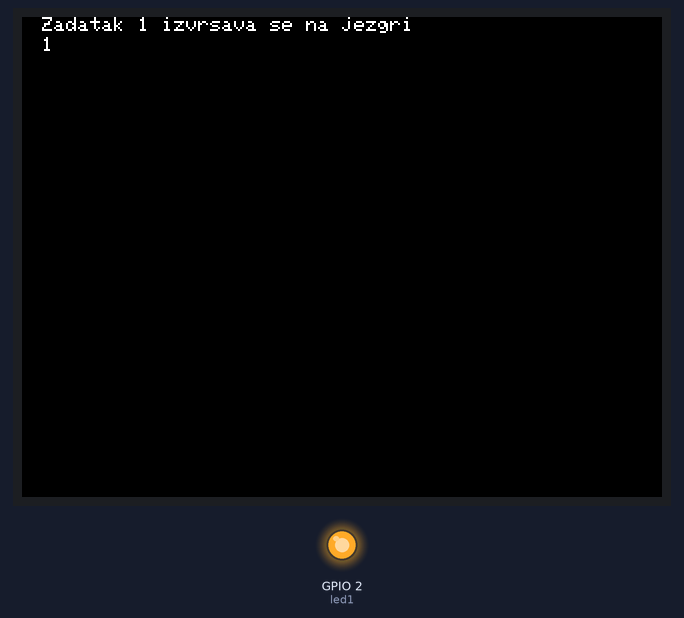
Simulated run of this sketch. Board: ESP32. Parts: 320×240 colour display, output pins drawn as LEDs (lit = HIGH). What the sketch prints to the serial monitor is not drawn.

Above: at 0.3 s.
At 1.3 s:
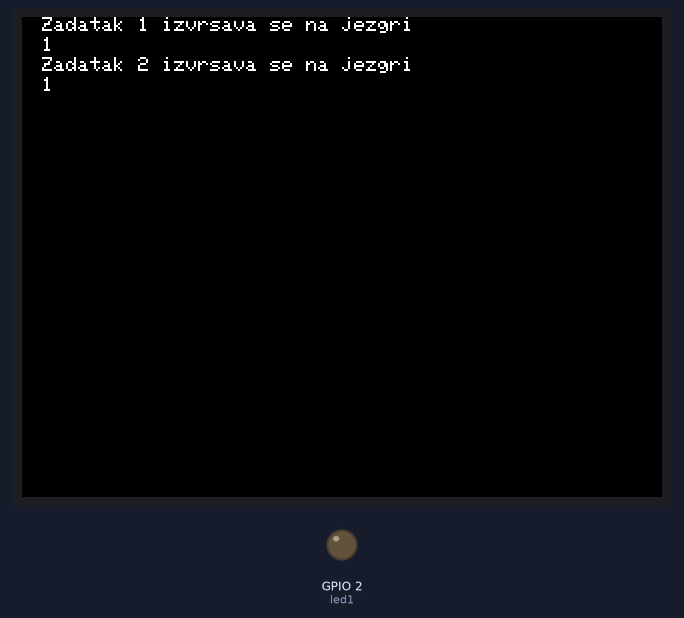
At 14.3 s:
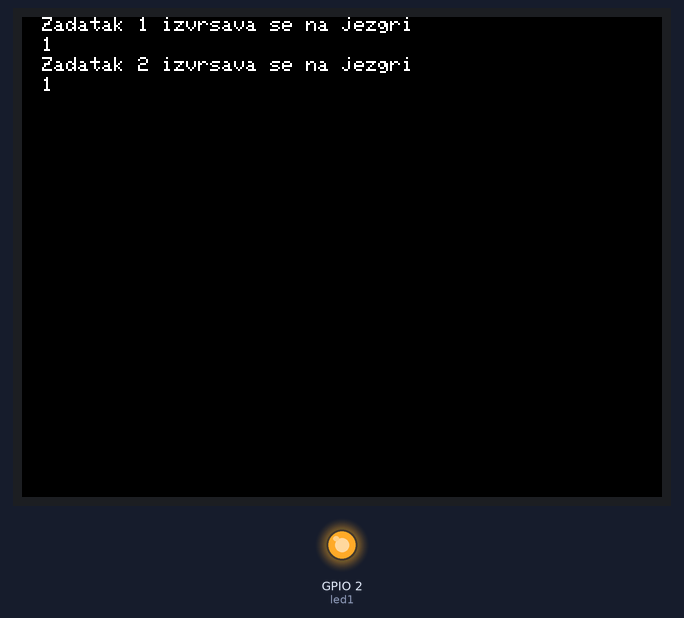
Timing chart, 0 to 130.0 s (numbered marks = the images above):
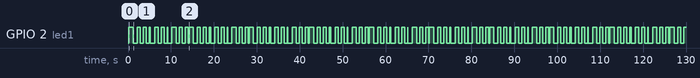

The sketch:

Dual_core.ino
```cpp
#include <gfxfont.h>
#include <Adafruit_GFX.h>
#include <Adafruit_ILI9341.h>

/* Display */
#define TFT_DC 21
#define TFT_CS 5

/* color definition */
#define WHITE  0xFFFF
#define BLACK  0x0000

/* Display library*/
Adafruit_ILI9341 tft = Adafruit_ILI9341(TFT_CS, TFT_DC);

TaskHandle_t Task1;
TaskHandle_t Task2;

// LED pins
const int led1 = 2;
const int led2 = 2; // moguće zamjeniti drugom LED-icom na drugom PIN-u

void setup() {
tft.begin();
tft.setRotation(3);
tft.fillScreen(0);
Serial.begin(115200);
pinMode(led1, OUTPUT);
pinMode(led2, OUTPUT);

  //kreira zadatak koji će biti izvršen u Task1code() funkciji, sa prioritetom 1 i izvršenjem na jezgri 0
  xTaskCreatePinnedToCore(
                    Task1code,
                    "Task1",
                    10000,
                    NULL,
                    1,
                    &Task1,
                    0);
  delay(500);

  //kreira zadatak koji će biti izvršen u Task2code() funkciji, sa prioritetom 1 i izvršenjem na jezgri 1
  xTaskCreatePinnedToCore(
                    Task2code,
                    "Task2",
                    10000,
                    NULL,
                    1,
                    &Task2,
                    1);
    delay(500);
}

//Task1: LED-ICA blinka svakih 1000 ms
void Task1code( void * pvParameters ){
  Serial.print("Zadatak 1 izvrsava se na jezgri ");
  Serial.println(xPortGetCoreID());
tft.setCursor(10, 0);
tft.setTextSize(1);
tft.println("Zadatak 1 izvrsava se na jezgri ");
tft.setCursor(10, 10);
tft.println(xPortGetCoreID());

  for(;;){
    digitalWrite(led1, HIGH);
    delay(1000);
    digitalWrite(led1, LOW);
    delay(1000);
  }
}

//Task2: LED-ICA blinka svakih 700 ms
void Task2code( void * pvParameters ){
  Serial.print("Zadatak 2 izvrsava se na jezgri ");
  Serial.println(xPortGetCoreID());
  tft.setTextSize(1);
  tft.setCursor(10, 20);
  tft.println("Zadatak 2 izvrsava se na jezgri ");
  tft.setCursor(10, 30);
  tft.println(xPortGetCoreID());

  for(;;){
    digitalWrite(led2, HIGH);
    delay(700);
    digitalWrite(led2, LOW);
    delay(700);
  }
}

void loop() {

}
```

Measured:
- by itself, GPIO 2 (led1): repeats every 14.0 s: 2 × (HIGH 0.70 s, LOW 0.70 s), HIGH 0.30 s, LOW 1.0 s, HIGH 0.80 s, LOW 0.70 s, HIGH 0.70 s, LOW 0.70 s, HIGH 0.10 s, LOW 1.0 s, HIGH 1.0 s, 2 × (LOW 0.70 s, HIGH 0.70 s), LOW 0.20 s, HIGH 1.0 s, LOW 0.90 s
- by itself, everything shown: repeats every 14.0 s, in 20 steps
